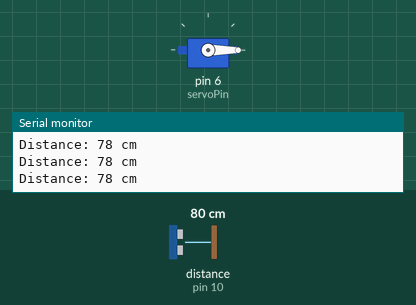
Bench run of a sketch on a simulated Arduino Uno, built with avr-gcc and run on an emulated ATmega328P. Parts: servo, the last lines printed to the serial monitor. Wiring (inferred from the names in the program): ultrasonic range finder: trigger pin 9; echo pin 10. The test bench sets the inputs (shaded band); at power-on: distance to the obstacle (sensor on pin 10) 80 cm. The echo pulse lasts 58.3 µs per cm.

Above: at 1.3 s.
1.4 s: distance to the obstacle (sensor on pin 10) set to 14 cm
2.9 s: distance to the obstacle (sensor on pin 10) set to 10 cm
At 3.4 s:
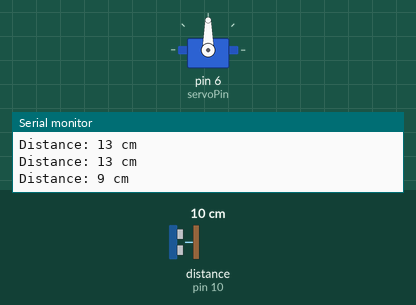
4.5 s: distance to the obstacle (sensor on pin 10) set to 18 cm
At 5.7 s:
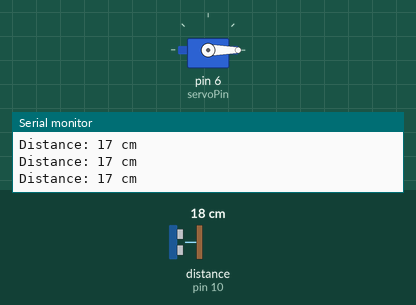
6.0 s: distance to the obstacle (sensor on pin 10) set to 2 cm
At 7.2 s:
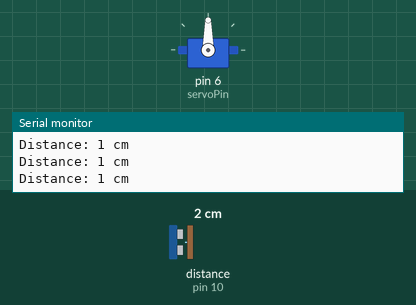
Timing chart, 0 to 8.5 s (numbered marks = the images above; inputs shaded):
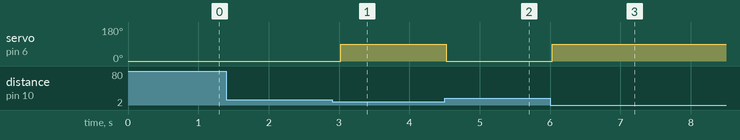

The sketch:

Smart_Dustbin.ino
```cpp
#include <Servo.h>

// Pin configuration
const int trigPin = 9;
const int echoPin = 10;
const int servoPin = 6;

Servo myServo;

void setup() {
  Serial.begin(9600);
  pinMode(trigPin, OUTPUT);
  pinMode(echoPin, INPUT);
  myServo.attach(servoPin);
  myServo.write(0);  // Start at 0 degrees
}

void loop() {
  long duration;
  int distance;

  // Trigger the sensor
  digitalWrite(trigPin, LOW);
  delayMicroseconds(2);
  digitalWrite(trigPin, HIGH);
  delayMicroseconds(10);
  digitalWrite(trigPin, LOW);

  // Read the echo time
  duration = pulseIn(echoPin, HIGH);

  // Calculate distance in cm
  distance = duration * 0.034 / 2;

  Serial.print("Distance: ");
  Serial.print(distance);
  Serial.println(" cm");

  // Control the servo based on distance
  if (distance > 0 && distance <= 10) {
    myServo.write(90);  // Rotate to 90 degrees
  } else {
    myServo.write(0);   // Return to 0 degrees
  }

  delay(500);  // Small delay for stability
}
```

Measured:
- the behaviour switches between 12 and 11 cm on distance to the obstacle (sensor on pin 10) (found by bisection; images 0 and 1)
- after the input at 2.9 s, servo on pin 6 (servoPin): 0° → 90° after 0.12 s
- after the input at 4.5 s, servo on pin 6 (servoPin): 90° → 0° at once
- after the input at 6.0 s, servo on pin 6 (servoPin): 0° → 90° at once
